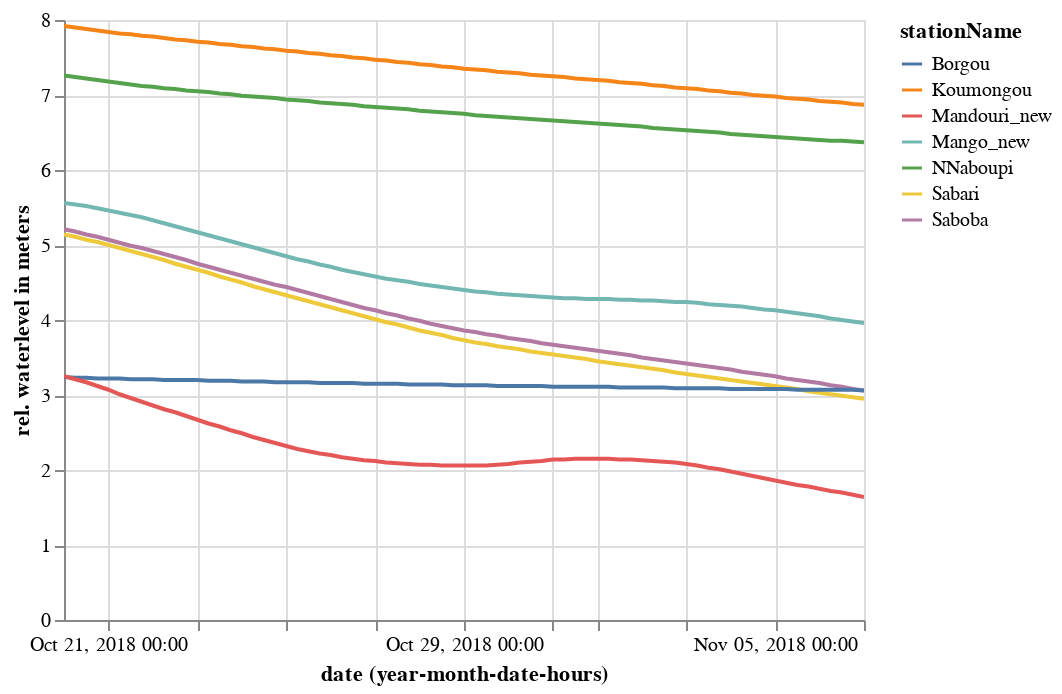

The cell this chart's notebook holds for it:
### Code cell
alt.Chart(data_locs).mark_line().encode(
    x='yearmonthdatehours(date):T', # aggregate from 10 minute values to hourly values
    y=alt.Y('value:Q', axis=alt.Axis(title='rel. waterlevel in meters')),
    color='stationName'
).interactive(bind_y=False) # includes scroll zoom and drag on x-axis
